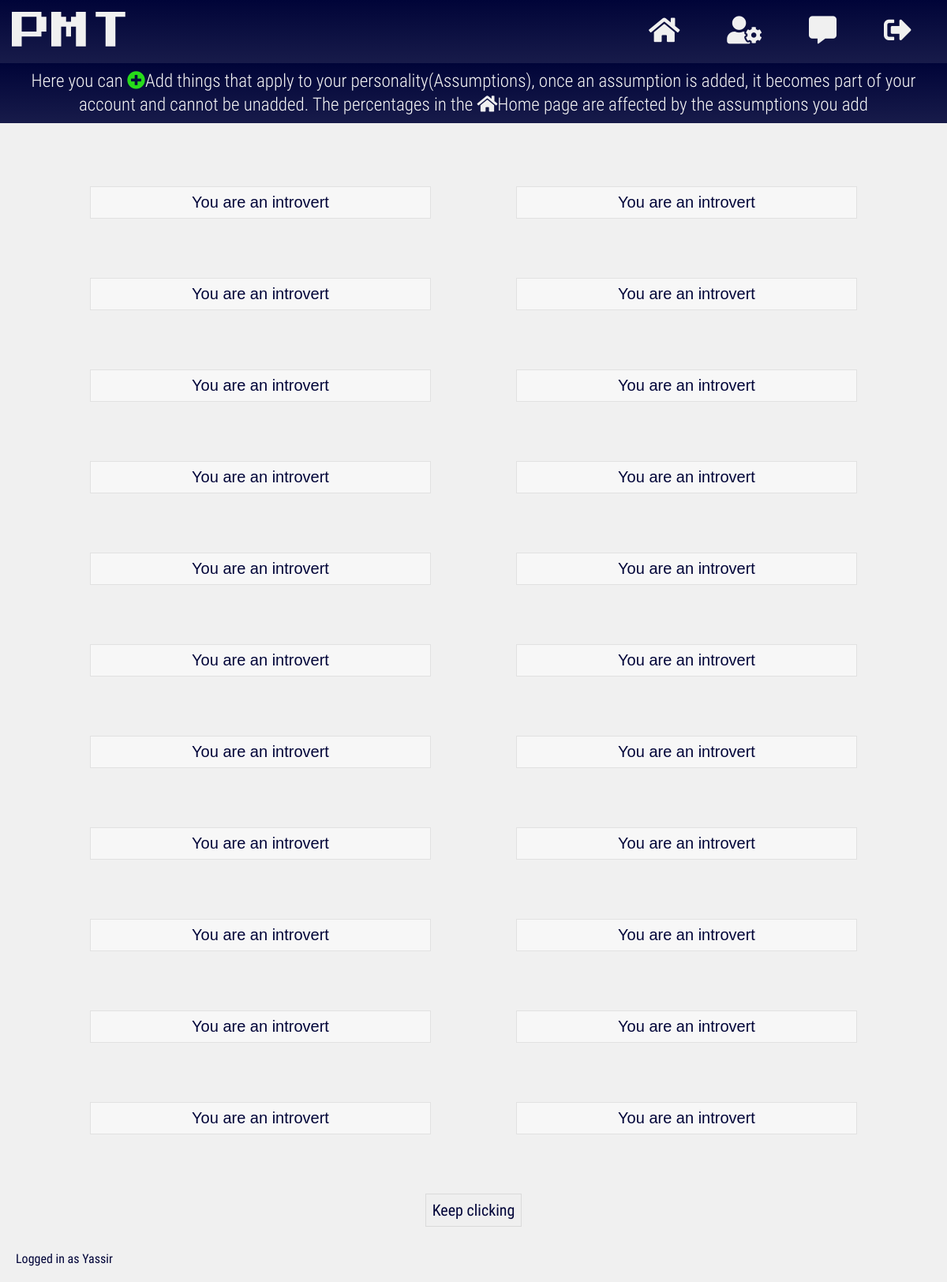
The app's page /assumptions (signed in), older data.
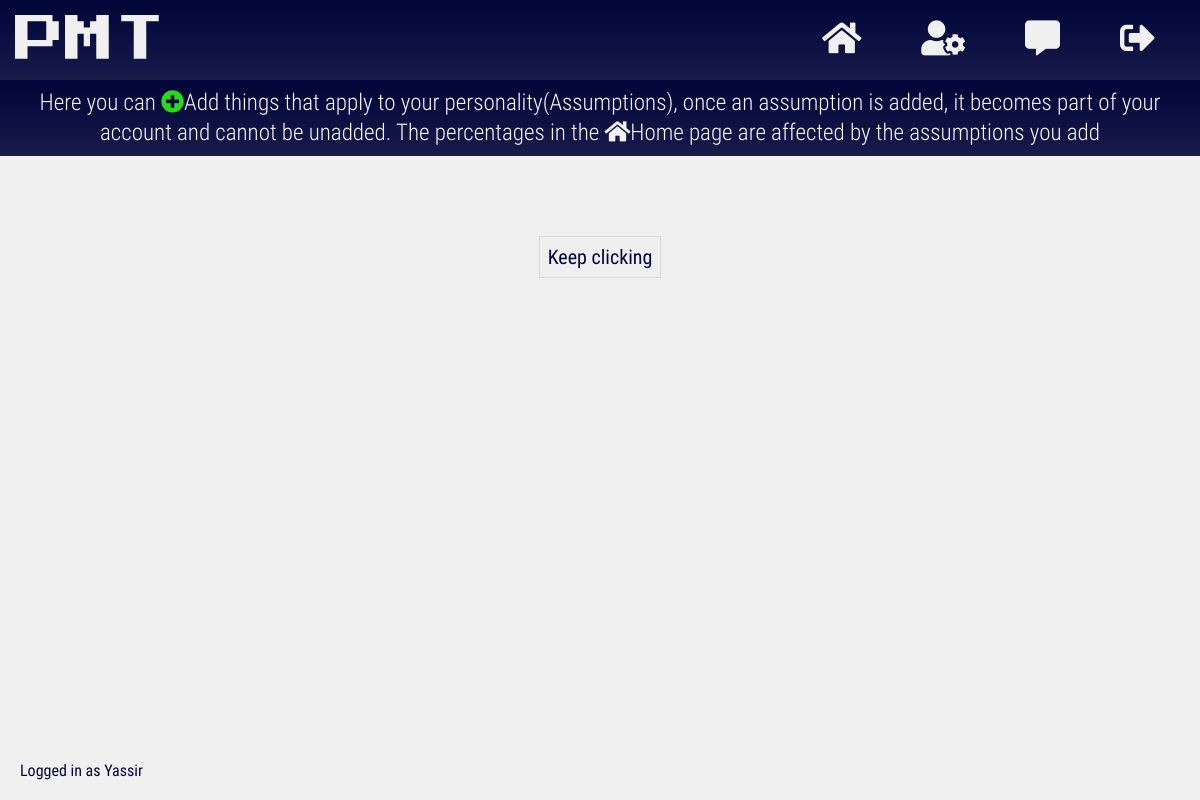
The same page, newer data.
### app/models.py (models this page shows, shortened)
class Assumption(db.Model):
    __tablename__ = 'assumptions'
    id = db.Column(db.Integer(), primary_key=True)
    content = db.Column(db.String())
    content_type = db.Column(db.String())

class User(db.Model, UserMixin):
    __tablename__ = 'users'
    id = db.Column(db.Integer(), primary_key=True)
    username = db.Column(db.String(length=20), nullable=False, unique=True)
    email = db.Column(db.String(length=50), nullable=False, unique=True)
    password_hash = db.Column(db.String(length=60), nullable=False)
    age = db.Column(db.Integer(), nullable=False)
    gender = db.Column(db.String(length=6), nullable=False)
    assumptions = db.relationship('Assumption', secondary=users_to_assumptions,
    backref=db.backref('users', lazy=True), lazy=True)
    added_users = db.relationship('User', secondary=users_to_users,
                  primaryjoin=(users_to_users.c.added_id == id),
                  secondaryjoin=(users_to_users.c.adder_id == id),
                  backref=db.backref('adder_users', lazy=True), lazy=True)
    messages_to_be_received = db.relationship('Message', backref='receiver',
    lazy=True)
    @property
    def password(self):
        return self.password

### app/routes.py (the view)
@app.route('/assumptions')
@login_required
def assumptions_page():
    assumptions = Assumption.query.limit(25)
    return render_template('assumptions.html', assumptions=assumptions)

### user_loader/__init__.py (called while the page is built)
@login_manager.user_loader
def load_user(user_id):
    return User.query.get(int(user_id))

### app/templates/assumptions.html (shortened to what this page needs)
{% extends 'uniform/base.html' %}
{% block css_files %}
<link rel="stylesheet"
href="{{ url_for('static', filename='css/minified/assumptions.css') }}">
{% endblock %}
{% block content %}
<div class="help-text">
  Here you can <i class="fas fa-plus-circle"></i>Add things that apply to
  your personality(Assumptions), once an assumption is added, it becomes part
  of your account and cannot be unadded. The percentages in the
  <i class="fas fa-home"></i>Home page are affected by the assumptions you add
</div>
<ul id="list_of_assumptions">
  {% for assumption in assumptions %}
  {% if assumption not in current_user.assumptions %}
  <div class="list-item-wrapper" ASSUMPTION_ID="{{ assumption.id }}">
    <li class="{{ assumption.content_type }}">
      {{ assumption.content }}
    </li>
  </div>
  {% endif %}
  {% endfor %}
</ul>
<button type="button" name="load more" id="load_more">Keep clicking</button>
{% endblock %}
{% block footer %}
Logged in as {{ current_user.username }}
{% endblock %}

### app/templates/uniform/base.html (shortened to what this page needs)
<!DOCTYPE html>
<html lang="en" dir="ltr">
  <head>
    <link rel="stylesheet"
    href="{{ url_for('static', filename='css/uniform/minified/base.css') }}">
    {% if current_user.is_authenticated %}
    <link rel="stylesheet"
    href="{{ url_for('static', filename='icons/css/minified/all.css') }}">
    {% endif %}
    {% block css_files %}{% endblock %}
  </head>
  <body>
    <header>
      <span>
        <abbr title="Personality Matching Tool.">
          <a href="{{ url_for('home_page') }}">PMT</a>
        </abbr>
      </span>
      <nav>
        {% if current_user.is_authenticated %}
        <a href="{{ url_for('home_page') }}" title="home"><span class="home">
          <i class="fas fa-home"></i>
        </span></a>
        <a href="{{ url_for('assumptions_page') }}" title="assumptions">
          <span class="assumptions">
          <i class="fas fa-user-cog"></i>
          </span>
        </a>
        <a href="{{ url_for('messages_page') }}" title="messages">
          <span class="messages">
            <i class="fas fa-comment-alt"></i>
          </span>
        </a>
        <a href="{{ url_for('logout_page') }}" title="logout">
          <span class="logout">
          <i class="fas fa-sign-out-alt"></i>
        </span></a>
        {% endif %}
      </nav>
    </header>
    <main>
      {% block content %}{% endblock %}
    </main>
    <footer>
      {% block footer %}{% endblock %}
    </footer>
  </body>
</html>

### app/static/css/uniform/minified/base.css (style rules this page uses)
* { box-sizing:border-box;margin:0 }
body { background:#f0f0f0 }
header { display:flex;flex-direction:column;background:linear-gradient(to bottom,#000438,rgba(0,4,56,.9));color:#f0f0f0;padding-bottom:10px }
header>span { font-size:70px;margin:30px 0 30px 0;font-family:brand-font,sans-serif }
header abbr { text-decoration:none }
header * { text-align:center }
header>nav { display:flex;font-size:20px;font-weight:900 }
nav>a { flex-basis:100% }
a,a:active,a:hover,a:link,a:visited { color:inherit;text-decoration:none }
button,header { -webkit-touch-callout:none;-webkit-user-select:none;-khtml-user-select:none;-moz-user-select:none;-ms-user-select:none;user-select:none }
main { margin-bottom:50px }
footer { position:fixed;bottom:0;right:0;left:0;padding:20px;background:rgba(240,240,240);color:#000438;font-family:roboto-regular,sans-serif;text-align:center }
@media (min-width:769px) { header { flex-direction:row;padding:15px;justify-content:space-between;align-items:center } }
@media (min-width:769px) { header>span { font-size:50px;margin:0 } }
@media (min-width:769px) { header>nav { font-weight:100;font-size:35px } }
@media (min-width:769px) { nav>a>span { padding:10px 30px } }
@media (min-width:769px) { nav>a>span { -webkit-transition:background .1s ease;-o-transition:background .1s ease;-moz-transition:background .1s ease;-ms-transition:background .1s ease } }
@media (min-width:769px) { header { position:sticky;top:0;z-index:1 } }
@media (min-width:769px) { footer { text-align:left } }

### app/static/css/minified/assumptions.css (style rules this page uses)
button#load_more { padding:8px;color:#000438;border:1px solid rgba(0,0,0,.09);font-family:roboto-regular;font-size:20px;display:block;margin:0 auto 70px auto;cursor:pointer }
div.help-text { margin:0 auto 0 auto;padding:8px;text-align:center;font-family:roboto-light;color:#f7f7f7;line-height:1.3em;background:linear-gradient(to bottom,#000438,rgba(0,4,56,.9)) }
div>i.fa-plus-circle { color:#27db1a }
div>i.fa-home { color:#f0f0f0 }
@media (min-width:769px) { div.help-text { font-size:23px } }

Row changes from the older to the newer data that the page shows:
no longer on this page (row edited): Assumption: content "You are an introvert"
no longer on this page (row edited): Assumption: content "You are an introvert"
no longer on this page (row edited): Assumption: content "You are an introvert"
no longer on this page (row edited): Assumption: content "You are an introvert"
no longer on this page (row edited): Assumption: content "You are an introvert"
removed Assumption: content "You are an introvert"
removed Assumption: content "You are an introvert"
removed Assumption: content "You are an introvert"
removed Assumption: content "You are an introvert"
removed Assumption: content "You are an introvert"
removed Assumption: content "You are an introvert"
removed Assumption: content "You are an introvert"
removed Assumption: content "You are an introvert"
removed Assumption: content "You are an introvert"
removed Assumption: content "You are an introvert"
removed Assumption: content "You are an introvert"
removed Assumption: content "You are an introvert"
removed Assumption: content "You are an introvert"
removed Assumption: content "You are an introvert"
removed Assumption: content "You are an introvert"
removed Assumption: content "You are an introvert"
removed Assumption: content "You are an introvert"
